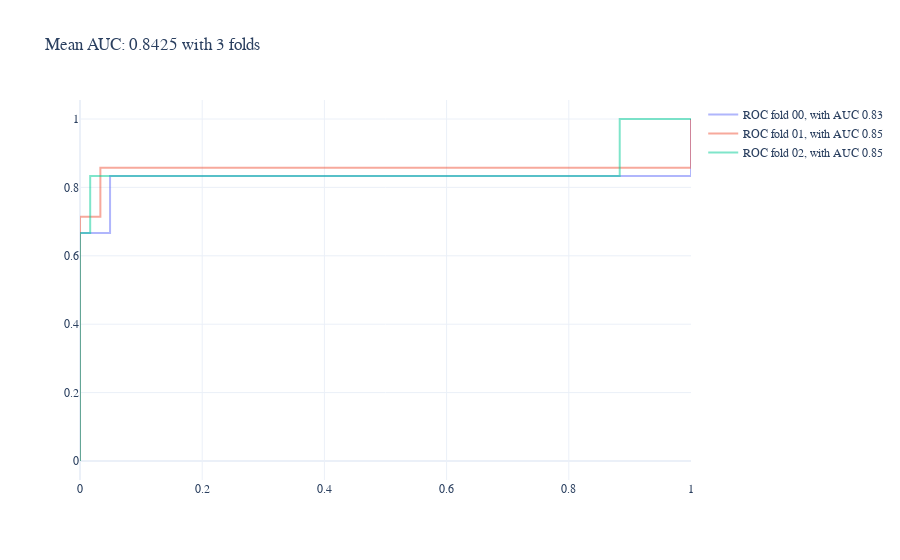

Here is the notebook cell this chart was saved with:
### Markdown cell above
Besides 2-folds, which would correspond to a basic train-test split, the best options (lowest standard deviation) are `K=3` and `K=6`. Therefore, these are the ones we choose to consider.

### Code cell
# Compute AUC for n_folds = 3
n_folds = 3

cv = StratifiedKFold(n_splits=n_folds)

# Declare variables
roc_sample = []
aucs = []
store_metrics = []
mean_fpr = np.linspace(0, 1, 100)
n_repeats = 3
fig = go.Figure()


# Declares loop
for i, (train, test) in enumerate(cv.split(X, y)):

    # Compute predictions
    predictions = lda.fit(X[train], y[train]).predict_proba(X[test])

    # Compute ROC and AUC
    fpr, tpr, _ = roc_curve(y[test], predictions[:, 1])
    roc_sample.append(np.interp(mean_fpr, fpr, tpr))

    # Make ROC curve start at 0
    # The trick is to make the zero-th element of the sample that was just added
    roc_sample[-1][0] = 0.0

    # Compute AUC
    roc_auc = auc(fpr, tpr)
    aucs.append(roc_auc)

    # Plot AUC
    fig.add_trace(
        go.Scatter(
            x=fpr,
            y=tpr,
            mode="lines",
            opacity=0.5,
            name=f"ROC fold {str(i).zfill(2)}, with AUC {roc_auc:.2f}",
        )
    )
    y_pred = lda.predict(X[test])

    # Compute accuracy, precision, recall and F1 score
    acc = accuracy_score(y_pred, y[test])
    prec = precision_score(y_pred, y[test])
    rec = recall_score(y_pred, y[test])
    f1 = 2 * prec * rec / (prec + rec)

    store_metrics.append([acc, prec, rec, f1])

fig.update_layout(
    title=f"Mean AUC: {np.mean(aucs):.4f} with {n_folds} folds",
    font_family="Nato",
)
fig

### Figure 1 — Plotly figure (JSON) as saved in the notebook; plotly's stock layout.template omitted (floating-point values rounded to 4 significant figures)
{"data": [{"mode": "lines", "name": "ROC fold 00, with AUC 0.83", "opacity": 0.5, "type": "scatter", "x": [0, 0, 0, 0.04918, 0.04918, 1, 1], "y": [0, 0.1667, 0.6667, 0.6667, 0.8333, 0.8333, 1]}, {"mode": "lines", "name": "ROC fold 01, with AUC 0.85", "opacity": 0.5, "type": "scatter", "x": [0, 0, 0, 0.03333, 0.03333, 1, 1], "y": [0, 0.1429, 0.7143, 0.7143, 0.8571, 0.8571, 1]}, {"mode": "lines", "name": "ROC fold 02, with AUC 0.85", "opacity": 0.5, "type": "scatter", "x": [0, 0, 0, 0.01667, 0.01667, 0.8833, 0.8833, 1], "y": [0, 0.1667, 0.6667, 0.6667, 0.8333, 0.8333, 1, 1]}], "layout": {"font": {"family": "Nato"}, "title": {"text": "Mean AUC: 0.8425 with 3 folds"}}}
